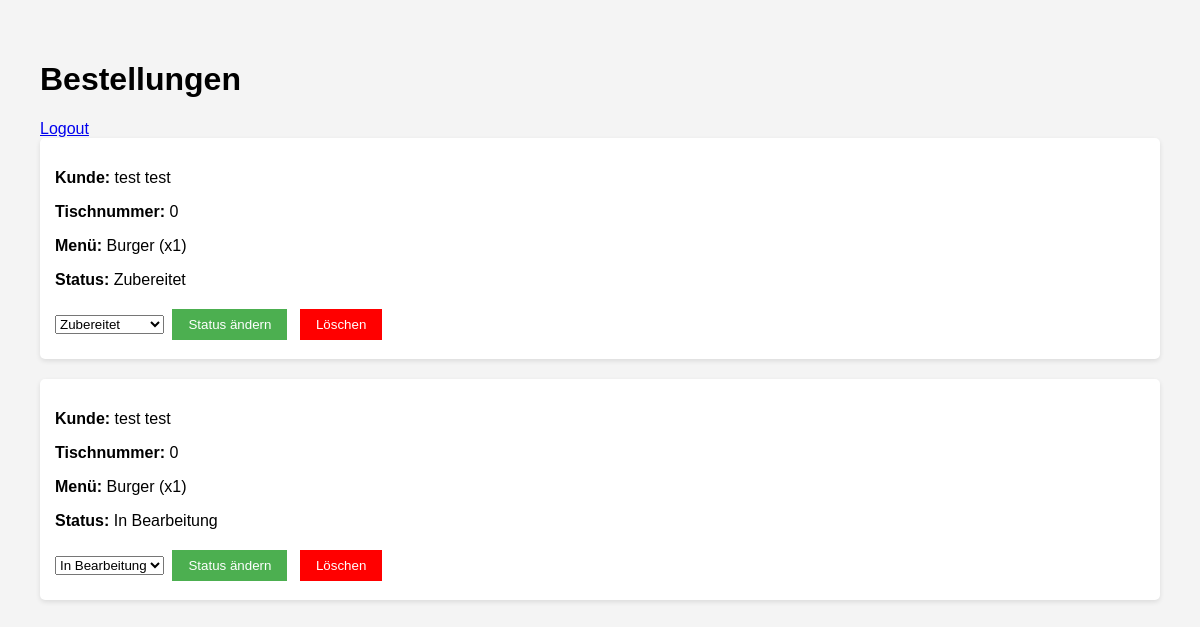
/admin.php (signed in), run on an earlier commit of the app's database.
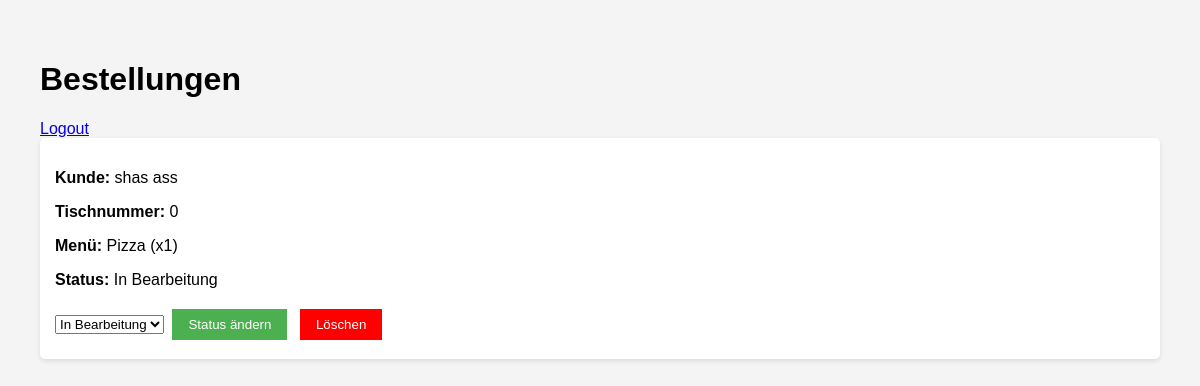
And on a later commit of the database.
### tables this page shows
CREATE TABLE `orders` (
  `id` int(11) NOT NULL,
  `table_number` int(11) NOT NULL,
  `menu_id` int(11) NOT NULL,
  `quantity` int(11) DEFAULT 1,
  `status` varchar(50) DEFAULT 'In Bearbeitung',
  `order_time` timestamp NOT NULL DEFAULT current_timestamp(),
  `first_name` varchar(255) DEFAULT NULL,
  `last_name` varchar(255) DEFAULT NULL
);

CREATE TABLE `menu` (
  `id` int(11) NOT NULL,
  `title` varchar(255) NOT NULL,
  `image_url` varchar(255) DEFAULT NULL,
  `price` decimal(10,2) NOT NULL
);

### admin.php (the view, shortened to what this page needs)
<?php
$host = 'localhost';
$db = 'restaurant';
$user = 'root';
$pass = '';
try {
    $pdo = new PDO("mysql:host=$host;dbname=$db", $user, $pass);
    $pdo->setAttribute(PDO::ATTR_ERRMODE, PDO::ERRMODE_EXCEPTION);
} catch (PDOException $e) {
    die("Datenbankverbindung fehlgeschlagen: " . $e->getMessage());
}
$orders = $pdo->query("SELECT orders.*, menu.title FROM orders JOIN menu ON orders.menu_id = menu.id")->fetchAll(PDO::FETCH_ASSOC);
?>
<!DOCTYPE html>
<html lang="de">
<head>
</head>
<body>
<?php if (!isset($_SESSION['logged_in'])): ?>
    <h1>Admin-Login</h1>
    <form method="post">
        <label for="password">Passwort:</label>
        <input type="password" id="password" name="password" required>
        <button type="submit">Einloggen</button>
    </form>
<?php else: ?>
    <h1>Bestellungen</h1>
    <a href="admin.php?logout=true">Logout</a>
    <?php foreach ($orders as $order): ?>
        <div class="order-item">
            <p><strong>Kunde:</strong> <?= htmlspecialchars($order['first_name']) ?> <?= htmlspecialchars($order['last_name']) ?></p>
            <p><strong>Tischnummer:</strong> <?= $order['table_number'] ?></p>
            <p><strong>Menü:</strong> <?= htmlspecialchars($order['title']) ?> (x<?= $order['quantity'] ?>)</p>
            <p><strong>Status:</strong> <?= $order['status'] ?></p>
            <form method="post">
                <select name="status">
                    <option value="In Bearbeitung" <?= $order['status'] === 'In Bearbeitung' ? 'selected' : '' ?>>In Bearbeitung</option>
                    <option value="Zubereitet" <?= $order['status'] === 'Zubereitet' ? 'selected' : '' ?>>Zubereitet</option>
                </select>
                <button type="submit" name="update_status" class="btn">Status ändern</button>
            </form>
            <form method="post">
                <button type="submit" name="delete_order" class="btn btn-danger">Löschen</button>
            </form>
        </div>
    <?php endforeach; ?>
<?php endif; ?>
</body>
</html>

### admin.php (style rules this page uses)
body { font-family: Arial, sans-serif; margin: 20px; padding: 20px; background-color: #f4f4f4; }
.order-item { margin-bottom: 20px; padding: 15px; background: white; border-radius: 5px; box-shadow: 0 2px 5px rgba(0,0,0,0.1); }
form { display: inline-block; }
.btn { background-color: #4CAF50; color: white; padding: 8px 16px; margin: 4px; cursor: pointer; border: none; }
.btn-danger { background-color: red; }

What changed in the data, as far as the page shows it:
removed orders: first_name "test", last_name "test", table_number "0", menu.title "Burger", quantity "1", status "Zubereitet"
removed orders: first_name "test", last_name "test", table_number "0", menu.title "Burger", quantity "1", status "In Bearbeitung"
added orders: first_name "shas", last_name "ass", table_number "0", menu.title "Pizza", quantity "1", status "In Bearbeitung"
